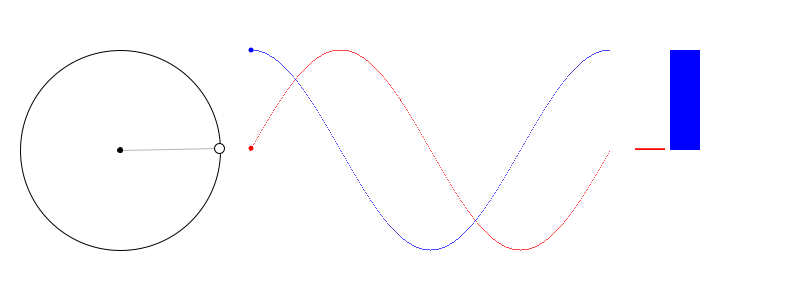
Frame 1 (no input)
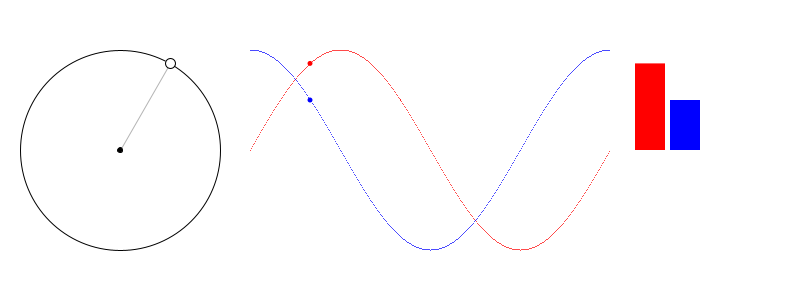
Frame 60 (the mouse pressed at the canvas centre just before this capture)
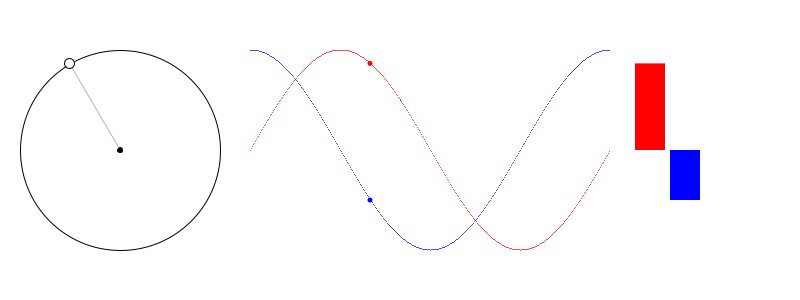
Frame 120 (the mouse held since frame 60 and released just before this capture)

The Processing sketch that drew these frames (run headless with seeded random() and noise(); from frame 60 on, the mouse is pressed at the canvas centre):

// Processing sketch: processing_151941
// ── processing_151941.pde

/*
 * Creative Coding
 * Week 3, Foldout 02: Processing functions
 * by Indae Hwang and Jon McCormack
 * Copyright (c) 2014 Monash University
 *
 * This program illustrates the use of the Processing funcions:
 * sin, cos
 *
 * See the foldout associated with this sketch for more details
 *
 * RGT mods 
 */   

float ball_x, ball_y;
float center_x, center_y;
float radius;

void setup() {
  size(800, 300);
  center_x = 120;
  center_y = height/2;
  radius = 100;
}


void draw() {
  background(255);

  float angle = radians(frameCount % 360);

  ball_x = center_x + radius*cos(angle);
  ball_y = center_y - radius*sin(angle);

  //circle
  fill(255);
  stroke(0);
  ellipse(center_x, center_y, radius*2, radius*2);

  //line between center to rotating ball
  stroke(180);
  line(center_x, center_y, ball_x, ball_y);

  //rotating ball
  fill(255);
  stroke(0);
  ellipse(ball_x, ball_y, 10, 10);

  //centerPoint
  fill(0);
  ellipse(center_x, center_y, 5, 5);

  //sin and cos curve
  for (int i=0; i<360; i++) {
    float rad = radians(i);
    stroke(255, 0, 0);
    point(250 +i, height/2-radius*sin(rad) );
    stroke(0, 0, 255);
    point(250 +i, height/2-radius*cos(rad) );
  }

  int increaseForSinCosBall = frameCount % 360;
  float sin_ball_x = 250 + increaseForSinCosBall;
  float sin_ball_y = height/2 - radius*sin(angle);
  float cos_ball_x = 250 + increaseForSinCosBall;
  float cos_ball_y = height/2 - radius*cos(angle);

  //ball moves on sine curve
  noStroke();
  fill(255, 0, 0);
  ellipse(sin_ball_x, sin_ball_y, 5, 5);
  //ball moves on cosin curve
  fill(0, 0, 255);
  ellipse(cos_ball_x, cos_ball_y, 5, 5);

  //
  fill(255, 0, 0);
  rect(635, height/2, 30, -radius*sin(angle) );
  fill(0, 0, 255);
  rect(670, height/2, 30, -radius*cos(angle) );

}
